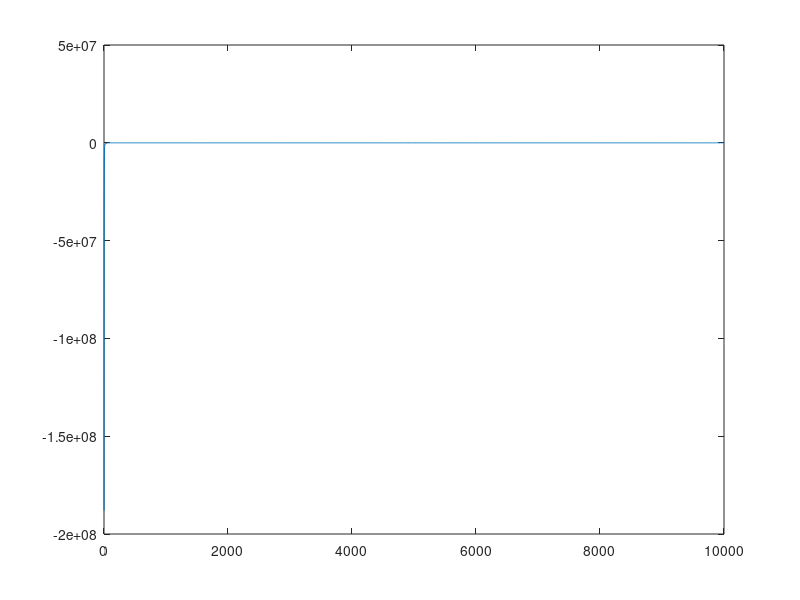

Recreate this plot in MATLAB.
% Disculpa por todas las faltas de ortografia, Matlab no permite acentos. 

clear all;
close all;
clc;

tic;
%% funcion
% para n variables, se utiliza el formato x(:,i), donde i es la variable
% entre 1 y n. Algoritmo genetico busca maximizar. 

% funcion x1^2+x2^4+10 debera¡ escribirse como:
% 'x(:,1).^2 + x(:,2).^4 + 10'

a = 100000;

r1 = 'max(3*x(:,1) + 6*x(:,2) + 2*x(:,3) - 600, 0)';
r2 = '- min(x(:,1) + x(:,2) + x(:,3) - 240, 0)';
r3 = ' - min(x(:,1),0) - min(x(:,2)-1,0) - min(x(:,3),0) + max(x(:,3)-140,0)';
rest = 'eval(r1) + eval(r2) + eval(r3)';

func = '(4*x(:,1) + 12*x(:,2) + 2*x(:,3)) - a*eval(rest)';


%% Parametros
nv = 3; % Numero de variables
iteraciones = 10000;

%Se pueden tomar valores unitarios o como vectores de n dimensiones. 
x_min = [0 1 0]; % x min
x_max = [500 500 500]; % x max
tp = [.01 .01 .01]; % tamanio de paso


elmnts = (x_max-x_min)./tp+1; % Elementos 
nbits = ceil(log2(elmnts)); % Numero de bits

%% Generar la poblacion
np=32; % Numero de pobladores
mp = sum(nbits);% ancho matriz pobladores (suma de bits de cada variable)


xe = zeros(3/2*np,nv); % X perteneciente a los enteros positivos (2^n)
for i=1:nv
    xe(:,i) = randi([1,2^nbits(i)-1],3/2*np,1); % X enteros
end

x = xe.*tp + x_min; % X perteneciente a los reales

acum = cumsum([1 nbits]); % acumulados en binarios
xb = zeros(3/2*np,sum(nbits)); % x en binarios
hb = zeros(np,sum(nbits)); % hijos binarios
he = zeros(np,nv); % hijos enteros

hist = zeros(iteraciones,1);


%% Algoritmo Genetico

for k=1:iteraciones
    fx = eval(func); % evaluamos la funcion
    
    for i=1:nv
       xb(:,acum(i):acum(i+1)-1) = de2bi(xe(:,i),nbits(i)); % convertimos a binarios
    end
    
    %% Seleccion.
    
    [out, idx] = sort(fx);    
%     pb = xb(idx,:); % todos los padres en binario  
    p = x(idx(np+1:end),:); % Padres
    pe = xe(idx(np+1:end),:); % Padres enteros
    pb = xb(idx(np+1:end),:); % la mitad de los padres (los mejores)
   
    hist(k) = mean(out(np:end));
    %% Cruzamiento por mascara
    
    sel = randi([1,np/2],np,sum(nbits)); % Mascaras
    for i=1:sum(nbits)
        hb(:,i) = pb(sel(:,i),i); % hijos binarios cruzados
    end

    %% Mutacion
    
    pct = .075; % muta el pct porciento de los digitos de los hijos
    mut = rand(np,sum(nbits)); % Crea matriz de mutacion
    hb(mut<pct) = abs(hb(mut<pct)-1); % hijos binarios mutados
    
    for i=1:nv
        he(:,i) = bi2de(hb(:,acum(i):acum(i+1)-1)); % hijos a enteros
    end
    h = he.*tp + x_min; % hijos

    x = [h;p]; % Vector x a evaluar.
    xe = floor((x - x_min)./tp);
end   

disp(fx)   
plot(hist)
toc;
